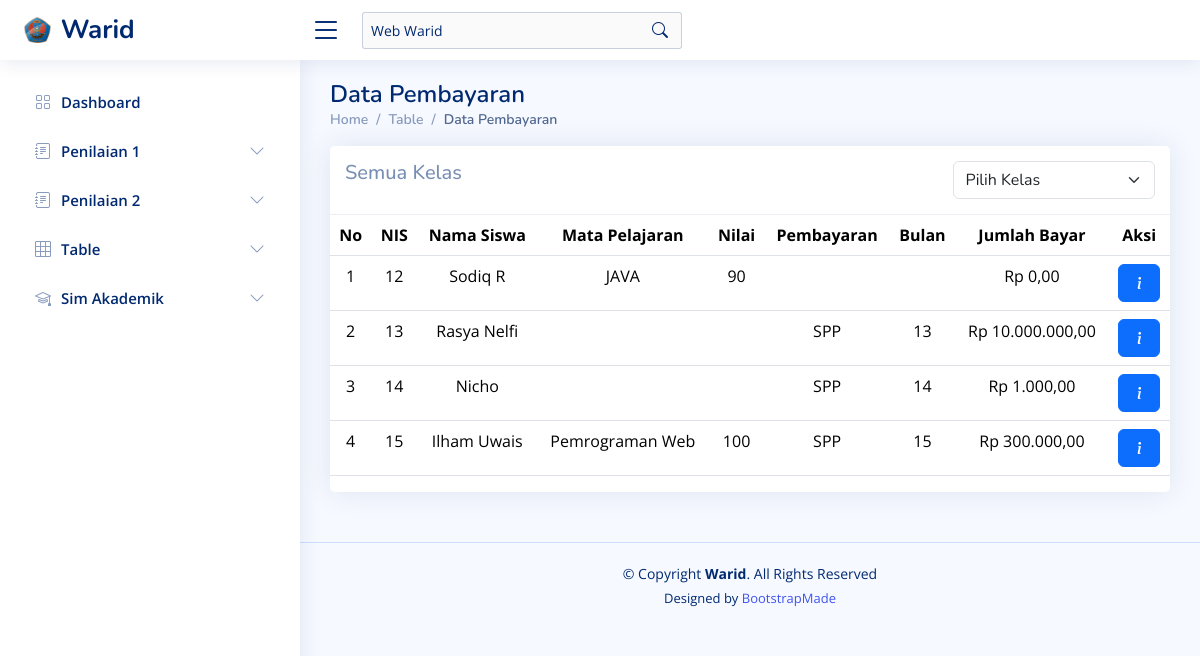
Page /?page=data_sim_akademik on the earlier database version.
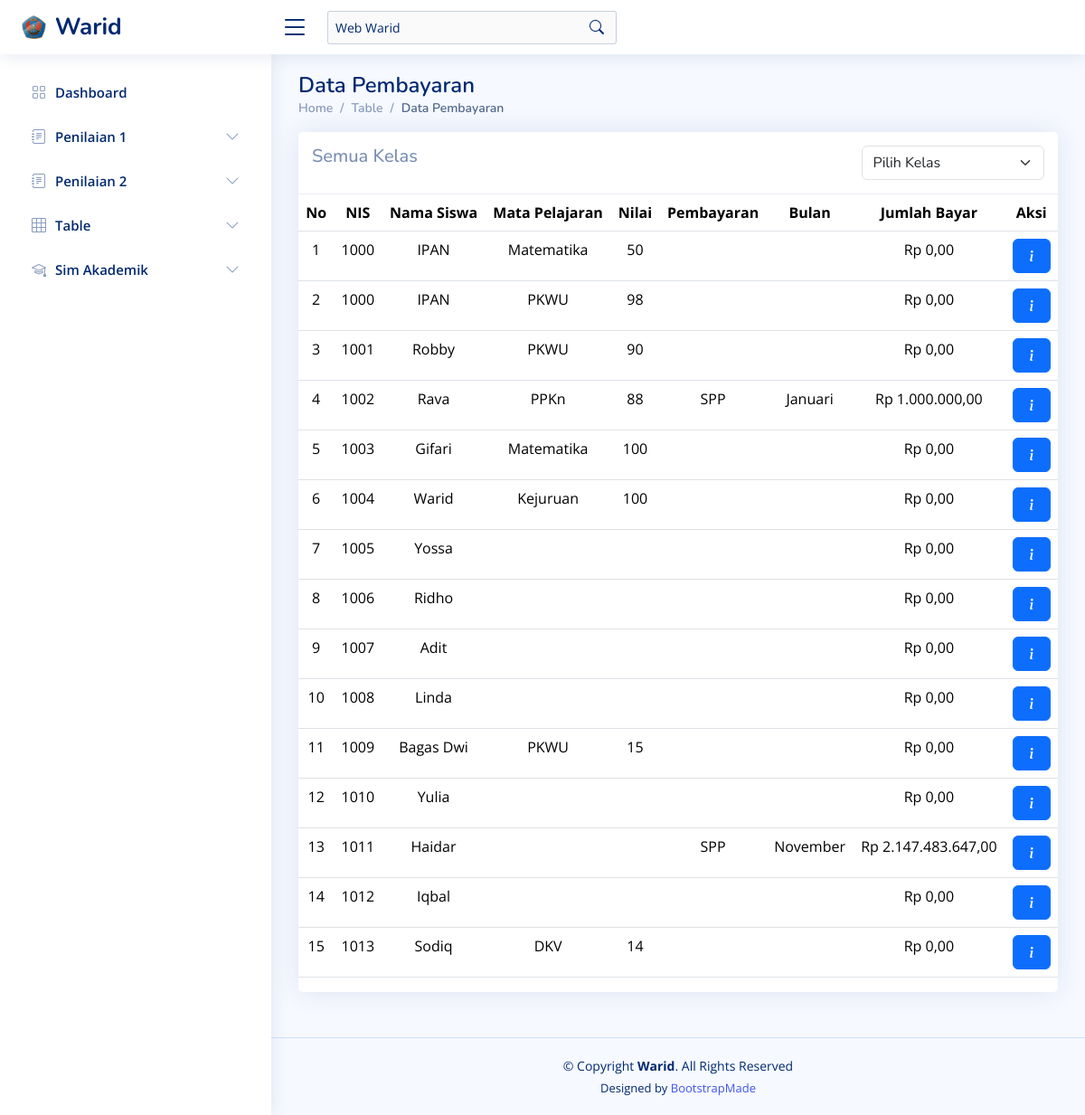
Same page on the later database version.
### tables this page shows
CREATE TABLE `nilai_siswa` (
  `id_nilai_siswa` int(10) NOT NULL,
  `id_siswa` int(10) NOT NULL,
  `id_mapel` int(10) NOT NULL,
  `nilai` int(10) NOT NULL
);

CREATE TABLE `siswa` (
  `id_siswa` int(11) NOT NULL,
  `nama_siswa` varchar(255) NOT NULL,
  `kelas` varchar(10) NOT NULL
);

CREATE TABLE `mapel` (
  `id_mapel` int(10) NOT NULL,
  `mata_pelajaran` varchar(50) NOT NULL
);

CREATE TABLE `pembayaran_siswa` (
  `id_pembayaran_siswa` int(10) NOT NULL,
  `id_siswa` int(10) NOT NULL,
  `pembayaran` varchar(10) NOT NULL,
  `bulan` varchar(20) NOT NULL,
  `jumlah_bayar` int(10) NOT NULL
);

### assets/components/sim_akademik_warid/data_sim_akademik.php (the view, shortened to what this page needs)
<?php
$pageName = 'data_sim_akademik';
?>
<main id="main" class="main">
    <div class="pagetitle">
        <h1>Data Pembayaran</h1>
        <nav>
            <ol class="breadcrumb">
                <li class="breadcrumb-item"><a href="?page=dashboard">Home</a></li>
                <li class="breadcrumb-item">Table</li>
                <li class="breadcrumb-item active">Data Pembayaran</li>
            </ol>
        </nav>
    </div>
    <?php
    if (isset($_POST['kelas_siswa'])) {
        $kelas_siswa = $_POST['kelas_siswa'];
        if ($kelas_siswa == "Semua Kelas") {
            $kelas_query = "";
        } else {
            $kelas_query = "WHERE siswa.kelas ='$kelas_siswa'";
        }
    } else {
        $kelas_siswa = "Semua Kelas";
        $kelas_query = "";
    }
    ?>
    <section class="section">
        <div class="row">
            <div class="col-lg-12">
                <div class="card">
                    <h5 class="card-header d-flex">
                        <span class="col-sm-9"><?php echo $kelas_siswa; ?></span>
                        <form class="col-sm-3" action="?page=<?php echo $pageName ?>" method="post">
                            <select class="form-select" name="kelas_siswa" id="kelas_siswa" onchange="this.form.submit()">
                                <option value="Belum Memilih">Pilih Kelas</option>
                            </select>
                        </form>
                    </h5>
                    <div class="table-responsive text-nowrap">
                        <table class="table" style="text-align:center">
                            <thead>
                                <tr>
                                    <th>No</th>
                                    <th>NIS</th>
                                    <th>Nama Siswa</th>
                                    <th>Mata Pelajaran</th>
                                    <th>Nilai</th>
                                    <th>Pembayaran</th>
                                    <th>Bulan</th>
                                    <th>Jumlah Bayar</th>
                                    <th>Aksi</th>
                                </tr>
                            </thead>
                            <tbody class="table-border-bottom-0" id="myTable">
                                <?php
                                $no = 1;
                                $result = mysqli_query($koneksi1, "SELECT siswa.id_siswa AS siswa_id, siswa.nama_siswa, mapel.*, nilai_siswa.*, pembayaran_siswa.* FROM siswa LEFT JOIN nilai_siswa ON siswa.id_siswa = nilai_siswa.id_siswa LEFT JOIN pembayaran_siswa ON siswa.id_siswa = pembayaran_siswa.id_siswa LEFT JOIN mapel ON nilai_siswa.id_mapel = mapel.id_mapel $kelas_query ORDER BY siswa.id_siswa");
                                while ($data = mysqli_fetch_assoc($result)) {
                                ?>
                                    <tr>
                                        <td><?php echo $no++; ?></td>
                                        <td><?php echo $data['siswa_id']; ?></td>
                                        <td><?php echo $data['nama_siswa']; ?></td>
                                        <td><?php echo $data['mata_pelajaran']; ?></td>
                                        <td><?php echo $data['nilai']; ?></td>
                                        <td><?php echo $data['pembayaran']; ?></td>
                                        <td><?php echo $data['bulan']; ?></td>
                                        <td><?php echo "Rp " . number_format(($data['jumlah_bayar']), 2, ",", "."); ?></td>
                                        <td>
                                            <a href="?page=<?php echo $pageName ?>&alert=InfoData&id_siswa=<?php echo $data['siswa_id']; ?>&id_mapel=<?php echo $data['id_mapel'] ?>&id_nilai_siswa=<?php echo $data['id_nilai_siswa'] ?>&id_pembayaran_siswa=<?php echo $data['id_pembayaran_siswa'] ?>" class="btn btn-primary"><i class="bi bi-info-lg" style="color: white;"></i></a>
                                        </td>
                                    </tr>
                                <?php } ?>
                            </tbody>
                        </table>
                    </div>
                </div>
            </div>
        </div>
</main>

Differences in the rows shown:
removed pembayaran_siswa: id_siswa.id_siswa "13", id_siswa.nama_siswa "Rasya Nelfi", pembayaran "SPP", bulan "13", jumlah_bayar "10.000.000,00"
removed pembayaran_siswa: id_siswa.id_siswa "14", id_siswa.nama_siswa "Nicho", pembayaran "SPP", bulan "14", jumlah_bayar "1.000,00"
removed siswa: id_siswa "15", nama_siswa "Ilham Uwais", mapel.mata_pelajaran "Pemrograman Web", nilai_siswa.nilai "100", pembayaran_siswa.pembayaran "SPP", pembayaran_siswa.bulan "15", pembayaran_siswa.jumlah_bayar "300.000,00"
added nilai_siswa: id_siswa.id_siswa "1000", id_siswa.nama_siswa "IPAN", id_mapel.mata_pelajaran "Matematika", nilai "50", jumlah_bayar "0,00"
added nilai_siswa: id_siswa.id_siswa "1000", id_siswa.nama_siswa "IPAN", id_mapel.mata_pelajaran "PKWU", nilai "98", jumlah_bayar "0,00"
added nilai_siswa: id_siswa.id_siswa "1001", id_siswa.nama_siswa "Robby", id_mapel.mata_pelajaran "PKWU", nilai "90", jumlah_bayar "0,00"
added siswa: id_siswa "1002", nama_siswa "Rava", mapel.mata_pelajaran "PPKn", nilai_siswa.nilai "88", pembayaran_siswa.pembayaran "SPP", pembayaran_siswa.bulan "Januari", pembayaran_siswa.jumlah_bayar "1.000.000,00"
added nilai_siswa: id_siswa.id_siswa "1003", id_siswa.nama_siswa "Gifari", id_mapel.mata_pelajaran "Matematika", nilai "100", jumlah_bayar "0,00"
added nilai_siswa: id_siswa.id_siswa "1004", id_siswa.nama_siswa "Warid", id_mapel.mata_pelajaran "Kejuruan", nilai "100", jumlah_bayar "0,00"
added siswa: id_siswa "1005", nama_siswa "Yossa", jumlah_bayar "0,00"
added siswa: id_siswa "1006", nama_siswa "Ridho", jumlah_bayar "0,00"
added siswa: id_siswa "1007", nama_siswa "Adit", jumlah_bayar "0,00"
added siswa: id_siswa "1008", nama_siswa "Linda", jumlah_bayar "0,00"
changed nilai_siswa: id_siswa.id_siswa "12" → "1009"; id_siswa.nama_siswa "Sodiq R" → "Bagas Dwi"; id_mapel.mata_pelajaran "JAVA" → "PKWU"; nilai "90" → "15"
added siswa: id_siswa "1010", nama_siswa "Yulia", jumlah_bayar "0,00"
now on this page (row edited): pembayaran_siswa: id_siswa.id_siswa "1011", id_siswa.nama_siswa "Haidar", pembayaran "SPP", bulan "November", jumlah_bayar "2.147.483.647,00"
added siswa: id_siswa "1012", nama_siswa "Iqbal", jumlah_bayar "0,00"
now on this page (row edited): nilai_siswa: id_siswa.id_siswa "1013", id_siswa.nama_siswa "Sodiq", id_mapel.mata_pelajaran "DKV", nilai "14", jumlah_bayar "0,00"
